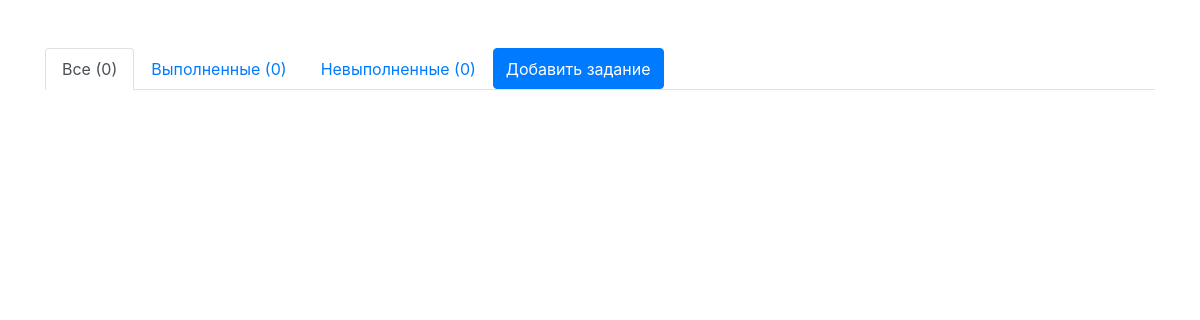
Before: / with the older database file.
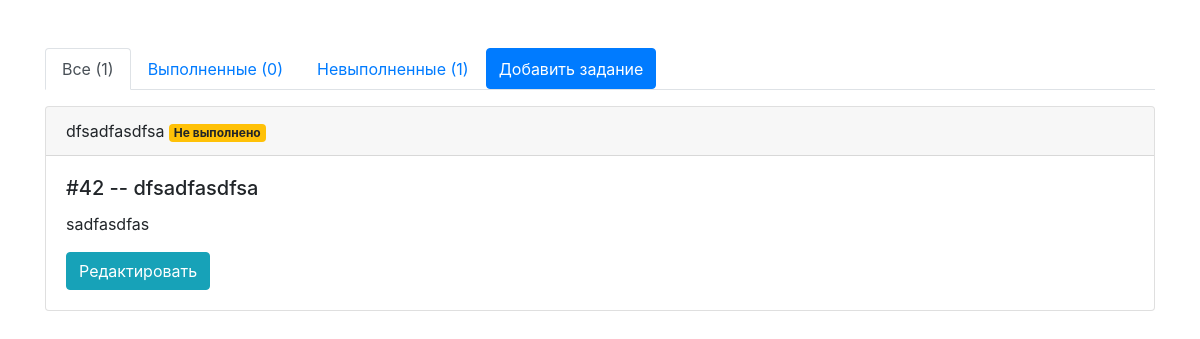
After: the same page with the newer database file.
### tasks/models.py (models this page shows, shortened)
class Task(models.Model):
    title = models.CharField(max_length=40, null=False)
    desc = models.TextField(null=False)
    is_done = models.BooleanField(default=False)

### tasks/views.py (the view, shortened to what this page needs)
# urls.py: path('', views.task_list, name='task_list'),
def task_list(request):
    tasks = Task.objects.all()
    dones = Task.objects.filter(is_done=True)
    not_dones = Task.objects.filter(is_done=False)
    form_for_create = TaskForm()
    if request.method == 'GET':
        return render(request, 'index_5.html', {'tasks': tasks, 'dones': dones,
                                                'not_dones': not_dones, 'form_for_create': form_for_create})

### tasks/templates/index_5.html (shortened to what this page needs)
{% extends "base.html" %}
{% block all %}
{% for task in tasks %}
<div class="card mt-3">
    <div class="card-header">
        {{ task.title }} {% if task.is_done %}<span class="badge badge-success">Выполнено</span>{% else %}<span
            class="badge badge-warning">Не
            выполнено</span>{% endif %}
    </div>
    <div class="card-body">
        <h5 class="card-title">#{{ task.id }} -- {{ task.title }}</h5>
        <p class="card-text">{{ task.desc }}</p>
        <div class="btn-group" role="group" aria-label="Basic example">
            <button type="button" class="btn btn-info" data-toggle="modal"
                data-target="#modal_task{{ task.id }}">Редактировать</button>
        </div>
    </div>
</div>
{% endfor %}{% endblock %}

Changed rows visible on the page:
added Task: title "dfsadfasdfsa", is_done "Не выполнено", id "42", desc "sadfasdfas"
Other visible differences:
{{ tasks.count }}: "0" → "1"
{{ not_dones.count }}: "0" → "1"
